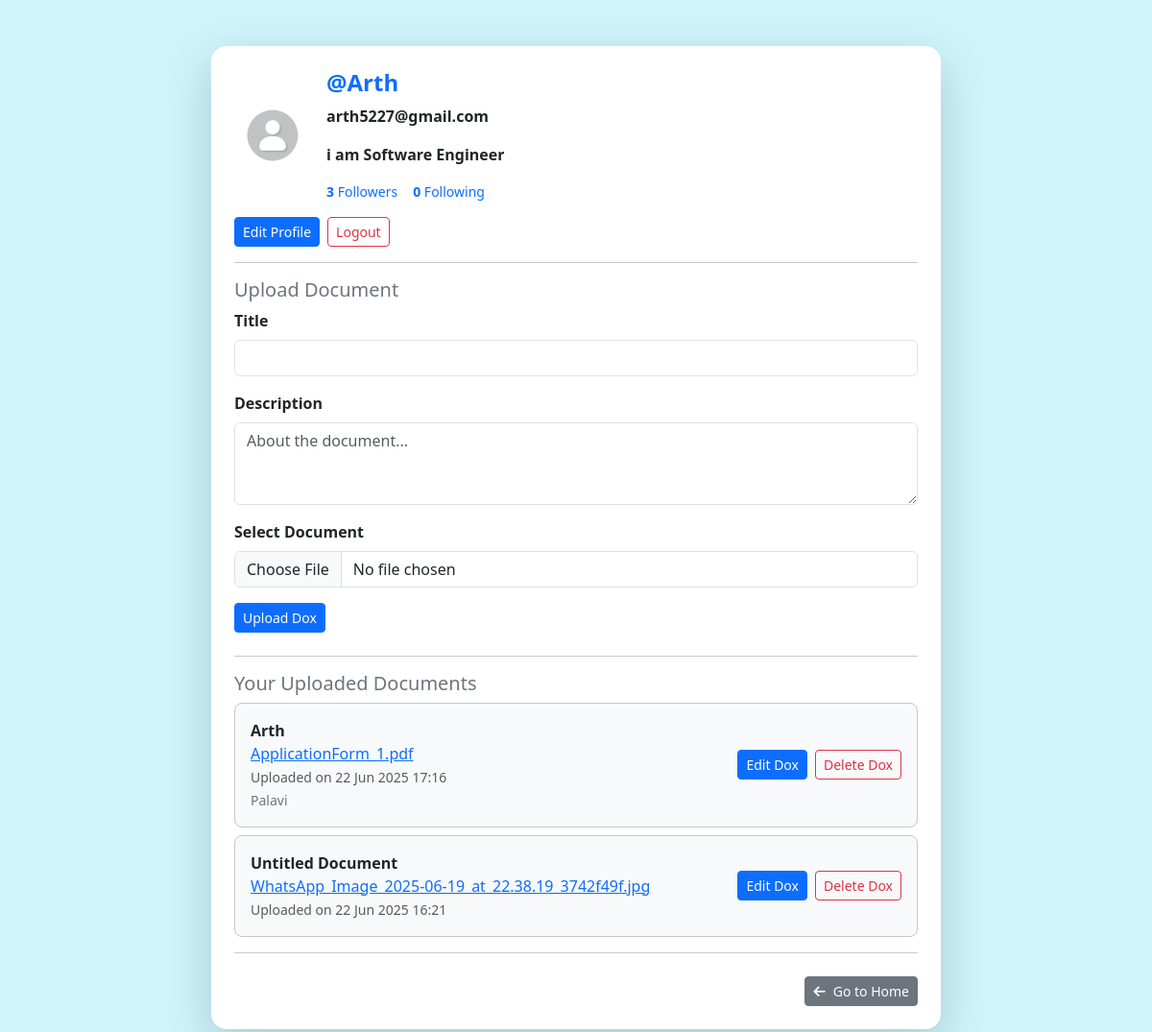
/profile/ (signed in), run on an earlier commit of the app's database.
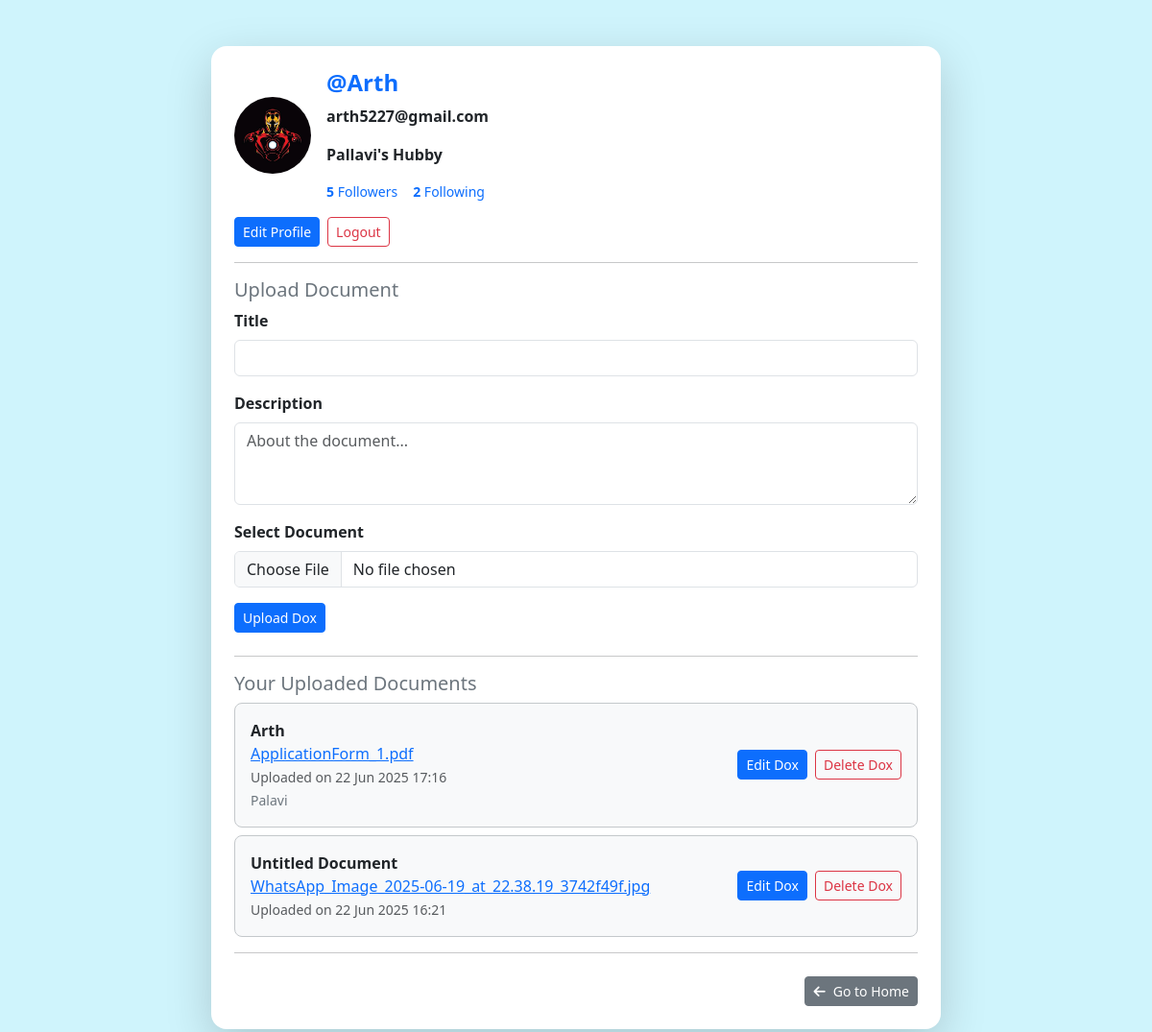
And on a later commit of the database.
### apps/dashboard/models.py (models this page shows)
class User(models.Model):
    email = models.EmailField(unique=True)
    name = models.CharField(max_length=100, default="User", null=True, blank=True)
    mobile = models.CharField(max_length=14, unique=True)
    password = models.CharField(max_length=255)
    otp = models.IntegerField(null=True, blank=True)
    is_active = models.BooleanField(default=False)
    followers = models.ManyToManyField('self', symmetrical=False, related_name='following', blank=True)
    bio = models.TextField(blank=True, null=True)
    profile_image = models.ImageField(upload_to='profile_images/',default="images\default-profile-icon.jpg", blank=True, null=True)

### apps/dashboard/views.py (the view, shortened to what this page needs)
# urls.py: path('profile/', views.profile, name='profile'),
@login_required
def profile(request):
    user_id = request.session.get('user_id')
    try:
        user = User.objects.get(id=user_id)
    except User.DoesNotExist:
        return redirect('sign_in')
    uploaded_docs = Document.objects.filter(user=user).order_by('-uploaded_at')
    followers = user.followers.all()
    following = user.following.all()
    return render(request, 'dashboard/profile.html', {
        'user': user,
        'uploaded_docs': uploaded_docs,
        'followers_count': followers.count(),
        'following_count': following.count(),
        'followers': followers,
        'following': following
    })

### apps/dashboard/context_processors.py (called while the page is built)
def current_user(request):
    user_id = request.session.get('user_id')
    if user_id:
        try:
            user = User.objects.get(id=user_id)
            return {'user': user}
        except User.DoesNotExist:
            return {}
    return {}

### apps/dashboard/views.py (called while the page is built)
def login_required(view_func):
    @wraps(view_func)
    def wrapper(request, *args, **kwargs):
        if 'user_id' not in request.session:
            return redirect('sign_in')  # redirect to login page
        return view_func(request, *args, **kwargs)
    return wrapper

### apps/dashboard/templates/dashboard/profile.html (shortened to what this page needs)
{% load static %}
<!DOCTYPE html>
<html lang="en">
<head>
  <link href="https://cdn.jsdelivr.net/npm/bootstrap@5.3.3/dist/css/bootstrap.min.css" rel="stylesheet">
</head>
<body class="bg-info-subtle" style="min-height: 100vh; font-family: 'Segoe UI', sans-serif;">
  <div class="container py-5">
    <div class="row justify-content-center">
      <div class="col-md-8 bg-white rounded-4 shadow-lg p-4">
        <div class="d-flex align-items-center mb-3">
          {% if user.profile_image %}
          <img src="{{ user.profile_image.url }}" alt="Profile Picture" class="rounded-circle me-3" width="80"
            height="80" style="object-fit: cover;">
          {% endif %}
          <div>
            <h4 class="text-primary fw-bold">@{{ user.name }}</h4>
            <p class="fw-semibold">{{ user.email }}</p>
            <p class="fw-semibold">{{ user.bio|default:"No bio added yet." }}</p>
            <div class="d-flex gap-3 small">
              <a href="#" data-bs-toggle="modal" data-bs-target="#followersModal" class="text-decoration-none">
                <strong>{{ followers_count }}</strong> Followers
              </a>
              <a href="#" data-bs-toggle="modal" data-bs-target="#followingModal" class="text-decoration-none">
                <strong>{{ following_count }}</strong> Following
              </a>
            </div>
          </div>
        </div>
        <div class="d-flex gap-2 mt-3 mt-md-0">
          <a href="{% url 'edit_profile' %}" class="btn btn-sm btn-primary">Edit Profile</a>
          <form method="POST" action="{% url 'logout' %}">
            <button type="submit" class="btn btn-sm btn-outline-danger">Logout</button>
          </form>
        </div>
        <hr>
        <div class="mb-4">
          <h5 class="text-secondary">Upload Document</h5>
          <form method="POST" enctype="multipart/form-data">
            <div class="mb-3">
              <label class="form-label fw-semibold" for="title">Title</label>
              <input class="form-control" type="text" name="title" id="title" required>
            </div>
            <div class="mb-3">
              <label class="form-label fw-semibold" for="description">Description</label>
              <textarea class="form-control" name="description" id="description" rows="3"
                placeholder="About the document..."></textarea>
            </div>
            <div class="mb-3">
              <label for="formFile" class="form-label fw-semibold">Select Document</label>
              <input class="form-control" type="file" name="document" id="formFile" required>
            </div>
            <button type="submit" class="btn btn-sm btn-primary">Upload Dox</button>
          </form>
        </div>
        <hr>
        <div>
          <h5 class="text-secondary">Your Uploaded Documents</h5>
          {% if uploaded_docs %}
          {% for doc in uploaded_docs %}
          <div
            class="bg-light rounded-3 d-flex justify-content-between align-items-center p-3 mb-2 border border-secondary-subtle">
            <div>
              <strong>{{ doc.title }}</strong><br>
              <a href="{{ doc.file.url }}" target="_blank">{{ doc.file.name|slice:"10:" }}</a><br>
              <small class="text-muted">Uploaded on {{ doc.uploaded_at|date:"d M Y H:i" }}</small><br>
              <small class="text-secondary">{{ doc.description }}</small>
            </div>
            <div class="d-flex gap-2">
              <a href="{% url 'update_document' doc.id %}" class="btn btn-sm btn-primary">Edit Dox</a>
              <form method="POST" action="{% url 'delete_document' doc.id %}">
                <button type="submit" class="btn btn-sm btn-outline-danger">Delete Dox</button>
              </form>
            </div>
          </div>
          {% endfor %}
          {% else %}
          <p class="text-muted">No documents uploaded yet.</p>
          {% endif %}
        </div>
        <hr>
        <div class="text-end mt-4">
          <a href="{% url 'index' %}" class="btn btn-sm btn-secondary">
            <i class="fas fa-arrow-left me-2"></i>Go to Home
          </a>
        </div>
      </div>
    </div>
  </div>
</body>
</html>

What changed in the data, as far as the page shows it:
changed User "Arth": profile_image: picture added; bio "i am Software Engineer" → "Pallavi's Hubby"
Also different on the page:
{{ followers_count }}: "3" → "5"
{{ following_count }}: "0" → "2"
